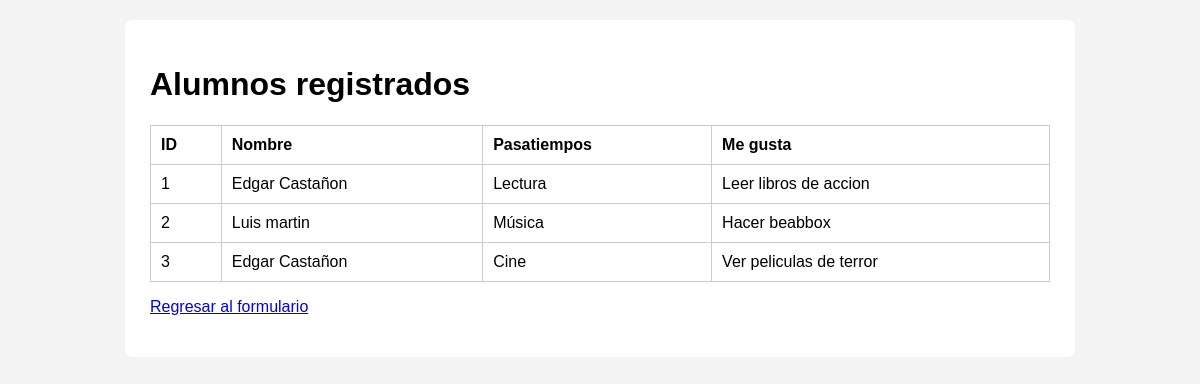
/alumnos, run on the app's committed database.
### tables this page shows
CREATE TABLE alumnos (
            id INTEGER PRIMARY KEY AUTOINCREMENT,
            nombre TEXT NOT NULL,
            pasatiempos TEXT,
            me_gusta TEXT
        );

### practica_02_FlaskJingaCSS_BD/app.py (the view)
@app.route("/alumnos")
def listar_alumnos():
    conexion = sqlite3.connect(RUTA_BD)
    cursor = conexion.cursor()
    cursor.execute("SELECT * FROM alumnos ORDER BY id")
    alumnos = cursor.fetchall()
    conexion.close()
    return render_template(
        "listar_alumnos.html",
        alumnos=alumnos
    )

### practica_02_FlaskJingaCSS_BD/templates/listar_alumnos.html (shortened to what this page needs)
<!DOCTYPE html>
<html lang="es">
<head>
    <link rel="stylesheet" href="{{ url_for('static', filename='css/estilos.css') }}">
</head>
<body>
<div class="contenedor">
    <h1>Alumnos registrados</h1>
    <table>
        <thead>
            <tr>
                <th>ID</th>
                <th>Nombre</th>
                <th>Pasatiempos</th>
                <th>Me gusta</th>
            </tr>
        </thead>
        <tbody>
            {% for alumno in alumnos %}
            <tr>
                <td>{{ alumno[0] }}</td>
                <td>{{ alumno[1] }}</td>
                <td>{{ alumno[2] }}</td>
                <td>{{ alumno[3] }}</td>
            </tr>
            {% endfor %}
        </tbody>
    </table>
    <p>
        <a href="/">Regresar al formulario</a>
    </p>
</div>
</body>
</html>

### practica_02_FlaskJingaCSS_BD/static/css/estilos.css (style rules this page uses)
body { font-family: Arial, sans-serif; margin: 0; padding: 20px; background: #f4f4f4; }
.contenedor { max-width: 900px; margin: auto; background: white; padding: 25px; border-radius: 8px; }
table { width: 100%; border-collapse: collapse; margin-top: 20px; }
th, td { border: 1px solid #cccccc; padding: 10px; text-align: left; }
th { font-weight: bold; }

### data on the page
alumnos: id "1", nombre "Edgar Castañon", pasatiempos "Lectura", me_gusta "Leer libros de accion"
alumnos: id "2", nombre "Luis martin", pasatiempos "Música", me_gusta "Hacer beabbox"
alumnos: id "3", nombre "Edgar Castañon", pasatiempos "Cine", me_gusta "Ver peliculas de terror"
